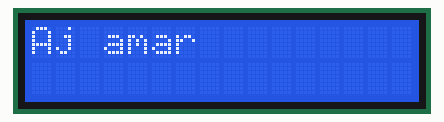
This sketch was run on a simulated Arduino Uno, built with avr-gcc and run on an emulated ATmega328P. Parts: 16×2 character LCD.

Above: at 0.1 s.
At 1.1 s:
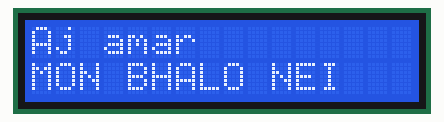
At 8.3 s:
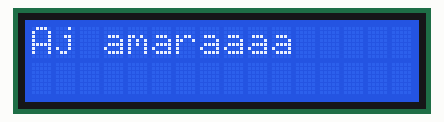
At 19.5 s:
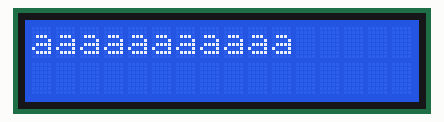
At 37.8 s:
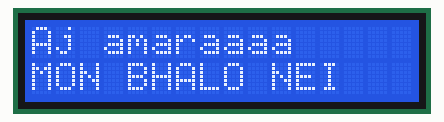

Measured:
- what the display in image 1 shows lasts 1.0 s, from 1.1 s to 2.1 s

The sketch:

LCD.ino
```cpp
#include <Wire.h>
#include<LiquidCrystal_I2C.h>
LiquidCrystal_I2C lcd(0x27,16,2);

void setup()
{
    lcd.init();
    lcd.backlight();

}

void loop()
{

    lcd.setCursor(0, 0);
    lcd.print("Aj amar");

    lcd.setCursor(0, 1);
    delay(1000);

    lcd.print("MON BHALO NEI ");
    delay(1000);

    lcd.setCursor(0, 0);
    lcd.print("                   ");
    lcd.setCursor(0, 1);
    lcd.print("                   ");
    delay(1000);

    lcd.setCursor(0, 0);
    lcd.print("aaaaaaaaaaa");
    delay(1000);
}
```
